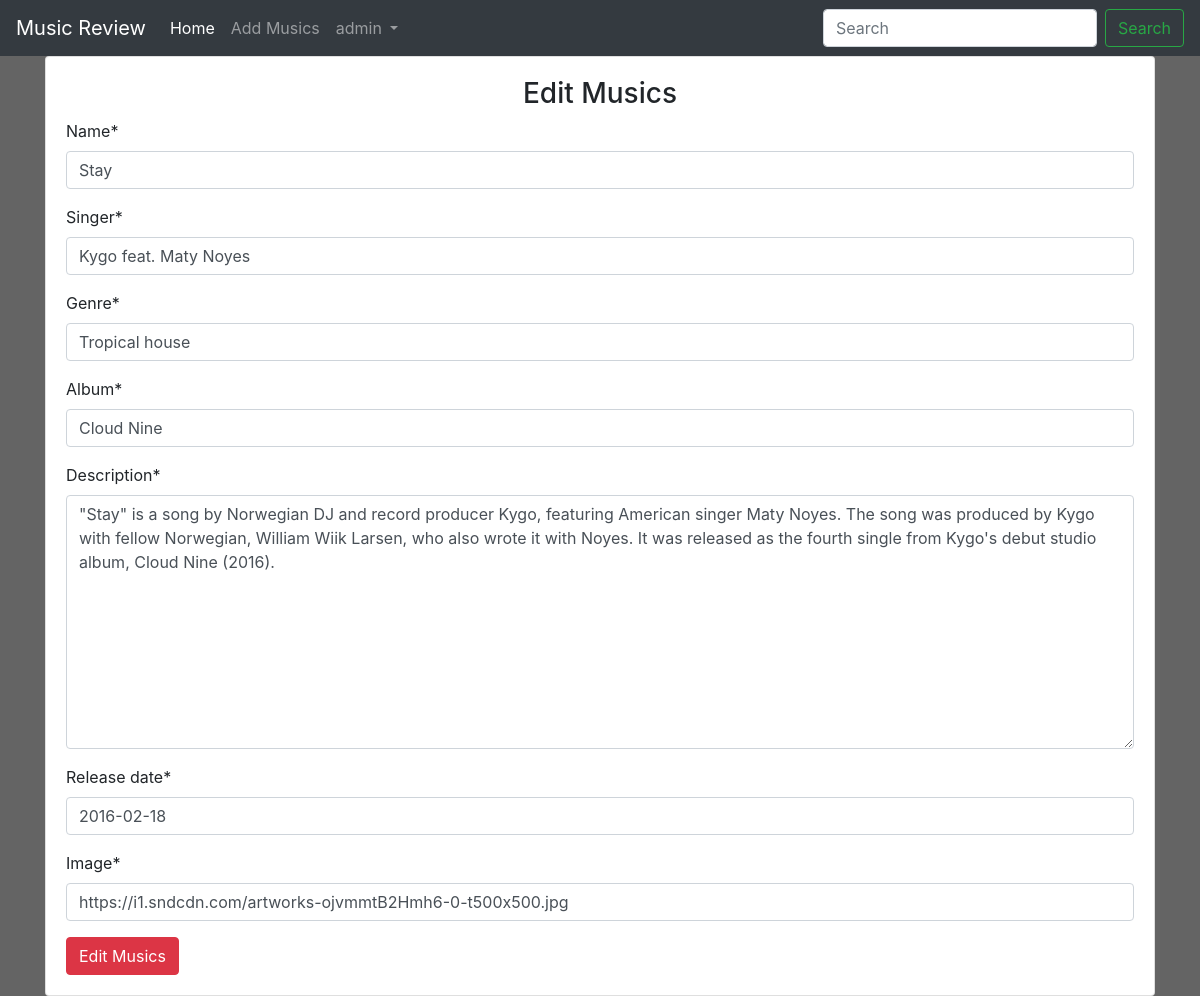
/editmusics/2/ (signed in), run on the app's committed database.
### main/models.py (models this page shows, shortened)
class Music(models.Model):
    name = models.CharField(max_length=300)
    singer = models.CharField(max_length=300)
    genre = models.CharField(max_length=300)
    album = models.CharField(max_length=300)
    description = models.TextField(max_length=5000)
    release_date = models.DateField()
    averageRating = models.FloatField(default=0)
    image = models.URLField(default=None, null=True)

### main/views.py (the view)
# urls.py: path('editmusics/<int:id>/', views.edit_musics, name="edit_musics"),
def edit_musics(request, id):
    if request.user.is_authenticated:
        if request.user.is_superuser:
            music = Music.objects.get(id=id)
            if request.method == "POST":
                form = MusicForm(request.POST or None, instance=music)
                if form.is_valid():
                    data = form.save(commit=False)
                    data.save()
                    return redirect("main:detail", id)
            else:
                form = MusicForm(instance=music)
            return render(request, 'main/addmusics.html', {"form": form, "controller": "Edit Musics"})
        else:
            return redirect("main:home")
    return redirect("accounts:login")

### main/forms.py
class MusicForm(forms.ModelForm):
    class Meta:
        model = Music
        fields = ('name', 'singer', 'genre', 'album', 'description', 'release_date', 'image')

### main/templates/main/addmusics.html (shortened to what this page needs)
{% extends 'main/base.html' %}
{% load crispy_forms_tags %}
{% block content %}
<div class="container">
    <div class="card">
        <div class="card-body">
            <h3 class="text-center"> {{ controller }} </h3>
            <form class="" action="" method="POST">
                {{ form | crispy }}
                <input type="submit" name="" value="{{ controller }}" class="btn btn-danger">
            </form>
        </div>
    </div>
</div>
{% endblock %}

### main/templates/main/base.html (shortened to what this page needs)
<!doctype html>
<html lang="en">
  <head>
    <link rel="stylesheet" href="https://cdn.jsdelivr.net/npm/bootstrap@4.0.0/dist/css/bootstrap.min.css">
    {% load staticfiles %}
    <link rel="stylesheet" href="{% static 'css/main.css' %}">
  </head>
  <body>
    <nav class="navbar navbar-expand-lg navbar-dark bg-dark text-white">
      <a class="navbar-brand" href="{% url 'main:home' %}">Music Review</a>
      <div class="collapse navbar-collapse" id="navbarSupportedContent">
        <ul class="navbar-nav mr-auto">
          <li class="nav-item active">
            <a class="nav-link" href="{% url 'main:home' %}">Home <span class="sr-only">(current)</span></a>
          </li>
          <li class="nav-item">
            <a class="nav-link" href="{% url 'main:add_musics' %}">Add Musics</a>
          </li>
          {% if user.is_authenticated %}
          <li class="nav-item dropdown">
            <a class="nav-link dropdown-toggle" href="#" id="navbarDropdown" role="button" data-toggle="dropdown" aria-haspopup="true" aria-expanded="false">
              {{ user.username }}
            </a>
          </li>
          {% endif %}
        </ul>
        <form class="form-inline my-2 my-lg-0" method="GET" action="{% url 'main:home' %}">
          <input class="form-control mr-sm-2" type="search" placeholder="Search" aria-label="Search" name="title">
          <button class="btn btn-outline-success my-2 my-sm-0" type="submit">Search</button>
        </form>
      </div>
    </nav>
    {% block content %}
    {% endblock %}
  </body>
</html>

### main/static/css/main.css (style rules this page uses)
body { background-color: #646464; }

### data on the page
Music: name "Stay", singer "Kygo feat. Maty Noyes", genre "Tropical house", album "Cloud Nine", description "\"Stay\" is a song by Norwegian DJ and record producer Kygo, featuring American singer Maty Noyes. The song was produced by Kygo with fellow Norwegian, William Wiik Larsen, who also wrote it with Noyes. It was released as the fourth single from Kygo's debut studio album, Cloud Nine (2016).", release_date "2016-02-18", image "https://i1.sndcdn.com/artworks-ojvmmtB2Hmh6-0-t500x500.jpg"

### other printed values
{{ user.username }} "admin"
{{ controller }} "Edit Musics"
